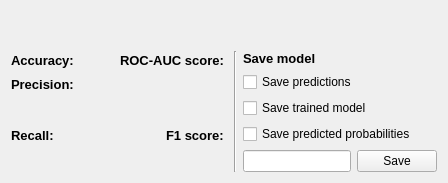
      <widget class="QWidget" name="LightGBM">
       <attribute name="title">
        <string>LightGBM</string>
       </attribute>
       <layout class="QVBoxLayout" name="verticalLayout_49">
        <item>
         <layout class="QVBoxLayout" name="verticalLayout_32">
          <item>
           <layout class="QVBoxLayout" name="verticalLayout_33">
            <item>
             <layout class="QHBoxLayout" name="horizontalLayout_39">
              <item>
               <layout class="QHBoxLayout" name="HLayoutROC_5"/>
              </item>
              <item>
               <layout class="QHBoxLayout" name="HLayoutConf_5"/>
              </item>
             </layout>
            </item>
            <item>
             <layout class="QHBoxLayout" name="horizontalLayout_40">
              <item>
               <spacer name="verticalSpacer_13">
                <property name="orientation">
                 <enum>Qt::Vertical</enum>
                </property>
                <property name="sizeHint" stdset="0">
                 <size>
                  <width>20</width>
                  <height>40</height>
                 </size>
                </property>
               </spacer>
              </item>
              <item>
               <spacer name="verticalSpacer_14">
                <property name="orientation">
                 <enum>Qt::Vertical</enum>
                </property>
                <property name="sizeHint" stdset="0">
                 <size>
                  <width>20</width>
                  <height>40</height>
                 </size>
                </property>
               </spacer>
              </item>
             </layout>
            </item>
           </layout>
          </item>
         </layout>
        </item>
        <item>
         <layout class="QHBoxLayout" name="horizontalLayout_63">
          <item>
           <layout class="QVBoxLayout" name="verticalLayout_34">
            <item>
             <layout class="QHBoxLayout" name="horizontalLayout_41">
              <item>
               <widget class="QLabel" name="Accuracy_label_5">
                <property name="sizePolicy">
                 <sizepolicy hsizetype="Preferred" vsizetype="Fixed">
                  <horstretch>0</horstretch>
                  <verstretch>0</verstretch>
                 </sizepolicy>
                </property>
                <property name="font">
                 <font>
                  <pointsize>10</pointsize>
                  <weight>75</weight>
                  <bold>true</bold>
                 </font>
                </property>
                <property name="text">
                 <string>Accuracy:</string>
                </property>
               </widget>
              </item>
              <item>
               <spacer name="horizontalSpacer_28">
                <property name="orientation">
                 <enum>Qt::Horizontal</enum>
                </property>
                <property name="sizeHint" stdset="0">
                 <size>
                  <width>40</width>
                  <height>20</height>
                 </size>
                </property>
               </spacer>
              </item>
              <item>
               <widget class="QLabel" name="ROC_AUC_label_5">
                <property name="sizePolicy">
                 <sizepolicy hsizetype="Preferred" vsizetype="Fixed">
                  <horstretch>0</horstretch>
                  <verstretch>0</verstretch>
                 </sizepolicy>
                </property>
                <property name="font">
                 <font>
                  <pointsize>10</pointsize>
                  <weight>75</weight>
                  <bold>true</bold>
                 </font>
                </property>
                <property name="text">
                 <string>ROC-AUC score: </string>
                </property>
               </widget>
              </item>
             </layout>
            </item>
            <item>
             <layout class="QHBoxLayout" name="horizontalLayout_42">
              <item>
               <widget class="QLabel" name="Precision_label_5">
                <property name="sizePolicy">
                 <sizepolicy hsizetype="Preferred" vsizetype="Fixed">
                  <horstretch>0</horstretch>
                  <verstretch>0</verstretch>
                 </sizepolicy>
                </property>
                <property name="font">
                 <font>
                  <pointsize>10</pointsize>
                  <weight>75</weight>
                  <bold>true</bold>
                 </font>
                </property>
                <property name="text">
                 <string>Precision: </string>
                </property>
               </widget>
              </item>
             </layout>
            </item>
            <item>
             <layout class="QHBoxLayout" name="horizontalLayout_43">
              <item>
               <widget class="QLabel" name="Recall_label_5">
                <property name="sizePolicy">
                 <sizepolicy hsizetype="Fixed" vsizetype="Preferred">
                  <horstretch>0</horstretch>
                  <verstretch>0</verstretch>
                 </sizepolicy>
                </property>
                <property name="font">
                 <font>
                  <pointsize>10</pointsize>
                  <weight>75</weight>
                  <bold>true</bold>
                 </font>
                </property>
                <property name="text">
                 <string>Recall: </string>
                </property>
               </widget>
              </item>
              <item>
               <spacer name="horizontalSpacer_29">
                <property name="orientation">
                 <enum>Qt::Horizontal</enum>
                </property>
                <property name="sizeHint" stdset="0">
                 <size>
                  <width>40</width>
                  <height>20</height>
                 </size>
                </property>
               </spacer>
              </item>
              <item>
               <widget class="QLabel" name="F1_label_5">
                <property name="font">
                 <font>
                  <pointsize>10</pointsize>
                  <weight>75</weight>
                  <bold>true</bold>
                 </font>
                </property>
                <property name="text">
                 <string>F1 score: </string>
                </property>
               </widget>
              </item>
             </layout>
            </item>
           </layout>
          </item>
          <item>
           <layout class="QHBoxLayout" name="horizontalLayout_60">
            <item>
             <widget class="Line" name="line_8">
              <property name="orientation">
               <enum>Qt::Vertical</enum>
              </property>
             </widget>
            </item>
            <item>
             <layout class="QVBoxLayout" name="verticalLayout_43">
              <item>
               <widget class="QLabel" name="label_5">
                <property name="font">
                 <font>
                  <pointsize>10</pointsize>
                  <weight>75</weight>
                  <bold>true</bold>
                 </font>
                </property>
                <property name="text">
                 <string>Save model</string>
                </property>
               </widget>
              </item>
              <item>
               <layout class="QVBoxLayout" name="verticalLayout_44">
                <item>
                 <widget class="QCheckBox" name="savePredictionsBox_5">
                  <property name="text">
                   <string>Save predictions</string>
                  </property>
                 </widget>
                </item>
                <item>
                 <widget class="QCheckBox" name="saveModelBox_5">
                  <property name="text">
                   <string>Save trained model</string>
                  </property>
                 </widget>
                </item>
                <item>
                 <widget class="QCheckBox" name="saveProbasBox_5">
                  <property name="text">
                   <string>Save predicted probabilities</string>
                  </property>
                 </widget>
                </item>
               </layout>
              </item>
              <item>
               <layout class="QHBoxLayout" name="horizontalLayout_55">
                <item>
                 <widget class="QLineEdit" name="saveDirLine_5">
                  <property name="readOnly">
                   <bool>true</bool>
                  </property>
                 </widget>
                </item>
                <item>
                 <widget class="QPushButton" name="saveData_5">
                  <property name="text">
                   <string>Save</string>
                  </property>
                 </widget>
                </item>
               </layout>
              </item>
             </layout>
            </item>
           </layout>
          </item>
         </layout>
        </item>
       </layout>
      </widget>
